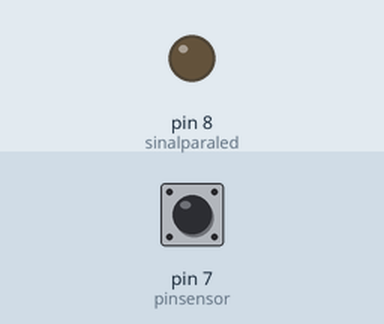
Simulated run of this sketch. Board: Arduino Uno, built with avr-gcc and run on an emulated ATmega328P. Parts: output pins drawn as LEDs (lit = HIGH). Dashed ring = blinking. The inputs (shaded band) are chosen by the test bench; at power-on: pin 7 (pinsensor) HIGH.

Above: at 1.2 s.
1.3 s: pin 7 (pinsensor) pulsed LOW 5 times (0.12 s each, 0.3 s apart)
At 1.65 s:
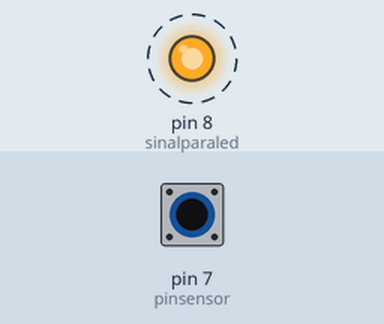
At 4.1 s:
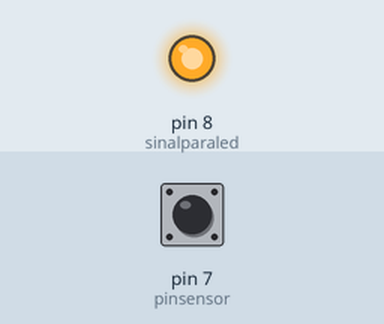
Timing chart, 0 to 5.6 s (numbered marks = the images above; inputs shaded):
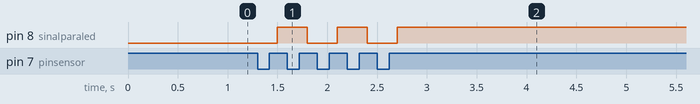

Measured:
- after the input at 1.3 s, pin 8 (sinalparaled): alternates HIGH for 0.30 s and LOW for 0.30 s, 5 changes in all, then stays HIGH, starting after 0.20 s

The sketch:

ejercico_2.ino
```cpp
int sinalparaled = 8;
int pinsensor = 7;
int lectura;
int estadoled = 0;

void setup()
{
  pinMode(sinalparaled, OUTPUT);
  pinMode(pinsensor, INPUT);
}


void loop()
{

  lectura = digitalRead(pinsensor);
  if (lectura != 1)
  {
    while(digitalRead(pinsensor) != 1)
    {
     delay(100);
    }

    estadoled = !estadoled;
    digitalWrite(sinalparaled, estadoled);
  }
}
```
